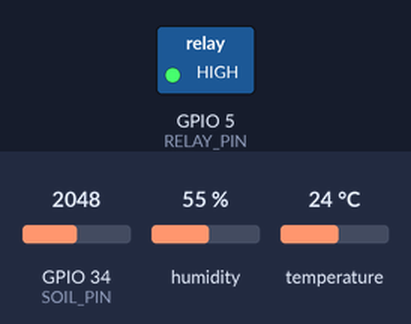
Bench run of a sketch on a simulated ESP32. Parts: switched loads named in the sketch (green lamp = pin HIGH). The test bench sets the inputs (shaded band); at power-on: GPIO 34 (SOIL_PIN) = 2048, humidity 55 %, temperature 24 °C. WiFi joins after 1.5 s; servers stay silent unless stated; uploads are accepted with an empty reply; what the sketch prints to the serial monitor is not drawn.

Above: at 2.7 s.
2.8 s: GPIO 34 (SOIL_PIN) set to 2384
8.6 s: GPIO 34 (SOIL_PIN) set to 2522
At 12.6 s:
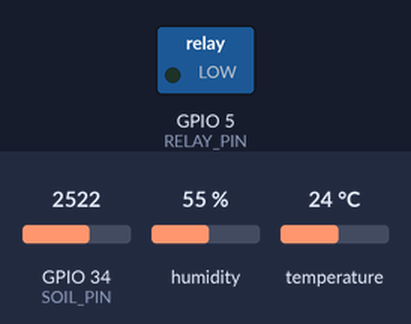
14.4 s: GPIO 34 (SOIL_PIN) set to 2047
At 18.1 s:
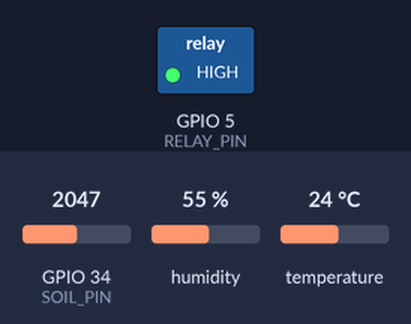
20.2 s: GPIO 34 (SOIL_PIN) set to 2866
At 23.7 s:
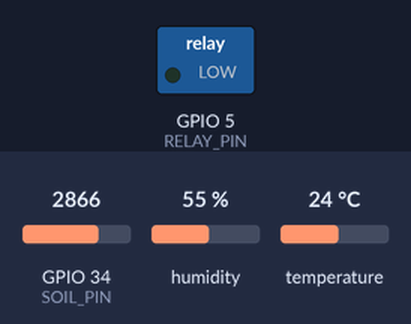
Timing chart, 0 to 25.2 s (numbered marks = the images above; inputs shaded):
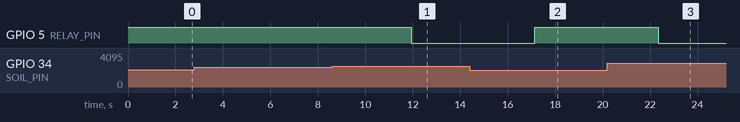

Measured:
- the behaviour switches between 2457 and 2458 on GPIO 34 (SOIL_PIN) (found by bisection; images 0 and 1)
- after the input at 2.8 s, every drawn part: stays the same
- after the input at 8.6 s, GPIO 5 (RELAY_PIN): HIGH → LOW after 3.3 s
- after the input at 14.4 s, GPIO 5 (RELAY_PIN): LOW → HIGH after 2.7 s
- after the input at 20.2 s, GPIO 5 (RELAY_PIN): HIGH → LOW after 2.2 s

The sketch:

smart_farming.ino
```cpp
#include <WiFi.h>
#include <HTTPClient.h>
#include <DHT.h>

// ==========================================
// 1. PENGATURAN WIFI & API
// ==========================================
const char* ssid = "NAMA_WIFI_KALIAN";
const char* password = "PASSWORD_WIFI";
// Ganti X dengan IP Address laptop lu (Kefas)
const char* serverName = "http://192.168.1.X:8000/api/sensor";

// ==========================================
// 2. PENGATURAN PIN SENSOR (Sesuaikan nanti dengan wiring Rigin)
// ==========================================
#define DHTPIN 4          // Pin data DHT22 nyambung ke GPIO 4
#define DHTTYPE DHT22     // Jenis sensor DHT
#define SOIL_PIN 34       // Pin analog sensor kelembapan tanah (A0)
#define RELAY_PIN 5       // Pin untuk modul relay pompa air

DHT dht(DHTPIN, DHTTYPE);

void setup() {
  Serial.begin(115200);

  // Inisialisasi Sensor & Pin
  dht.begin();
  pinMode(RELAY_PIN, OUTPUT);
  digitalWrite(RELAY_PIN, HIGH); // Asumsi relay aktif LOW (HIGH = Pompa Mati)

  // Koneksi ke WiFi
  WiFi.begin(ssid, password);
  Serial.print("Connecting to WiFi");
  while(WiFi.status() != WL_CONNECTED) {
    delay(500);
    Serial.print(".");
  }
  Serial.println("\nWiFi Connected!");
}

void loop() {
  if(WiFi.status() == WL_CONNECTED) {
    // --- A. BACA SENSOR UDARA ---
    float humidity = dht.readHumidity();
    float temperature = dht.readTemperature();

    // Cek kalau sensor DHT gagal kebaca
    if (isnan(humidity) || isnan(temperature)) {
      Serial.println("Gagal membaca dari sensor DHT!");
      temperature = 0; humidity = 0;
    }

    // --- B. BACA SENSOR TANAH ---
    // ESP32 punya ADC 12-bit (0 - 4095).
    // Asumsi: 4095 = Kering kerontang, 0 = Tenggelam air. (Nanti perlu dikalibrasi Rigin)
    int soilAnalog = analogRead(SOIL_PIN);
    float soilMoisture = map(soilAnalog, 4095, 0, 0, 100);

    // Batasi nilai persentase biar gak error nampil di UI
    if(soilMoisture < 0) soilMoisture = 0;
    if(soilMoisture > 100) soilMoisture = 100;

    // --- C. LOGIKA POMPA OTOMATIS ---
    bool pumpStatus = false;
    if (soilMoisture < 40.0) {
      // Kalau tanah kering (< 40%), nyalain pompa
      digitalWrite(RELAY_PIN, LOW); // Relay Aktif
      pumpStatus = true;
    } else {
      // Kalau udah basah, matiin
      digitalWrite(RELAY_PIN, HIGH);
      pumpStatus = false;
    }

    // --- D. KIRIM DATA KE LARAVEL API ---
    HTTPClient http;
    http.begin(serverName);
    http.addHeader("Content-Type", "application/json");

    // Rakit string JSON sesuai atribut tabel "sensor_logs" lu
    String jsonPayload = "{";
    jsonPayload += "\"temperature\": " + String(temperature) + ",";
    jsonPayload += "\"air_humidity\": " + String(humidity) + ",";
    jsonPayload += "\"soil_moisture\": " + String(soilMoisture) + ",";
    jsonPayload += "\"pump_status\": " + String(pumpStatus ? "true" : "false");
    jsonPayload += "}";

    int httpResponseCode = http.POST(jsonPayload);

    Serial.print("Data dikirim: ");
    Serial.println(jsonPayload);
    Serial.print("HTTP Response code: ");
    Serial.println(httpResponseCode);

    http.end();
  } else {
    Serial.println("WiFi Disconnected");
  }

  // Kirim data setiap 5 detik
  delay(5000);
}
```
